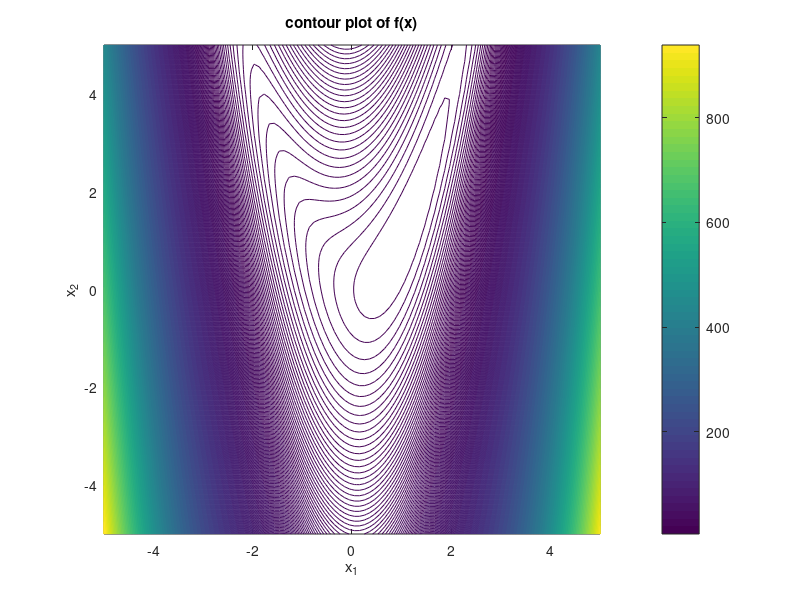

This chart was generated by the following MATLAB code:
% Question 3
x = linspace(-5, 5);
y = linspace(-5, 5);
[X, Y] = meshgrid(x, y);
f = X.^4 - 2*Y.*(X.^2) + Y.^2 + X.^2 - 2*X +5;
figure;
contour(X, Y, f, 1000);
colorbar;
xlabel('x_1');
ylabel('x_2');
title('contour plot of f(x)');